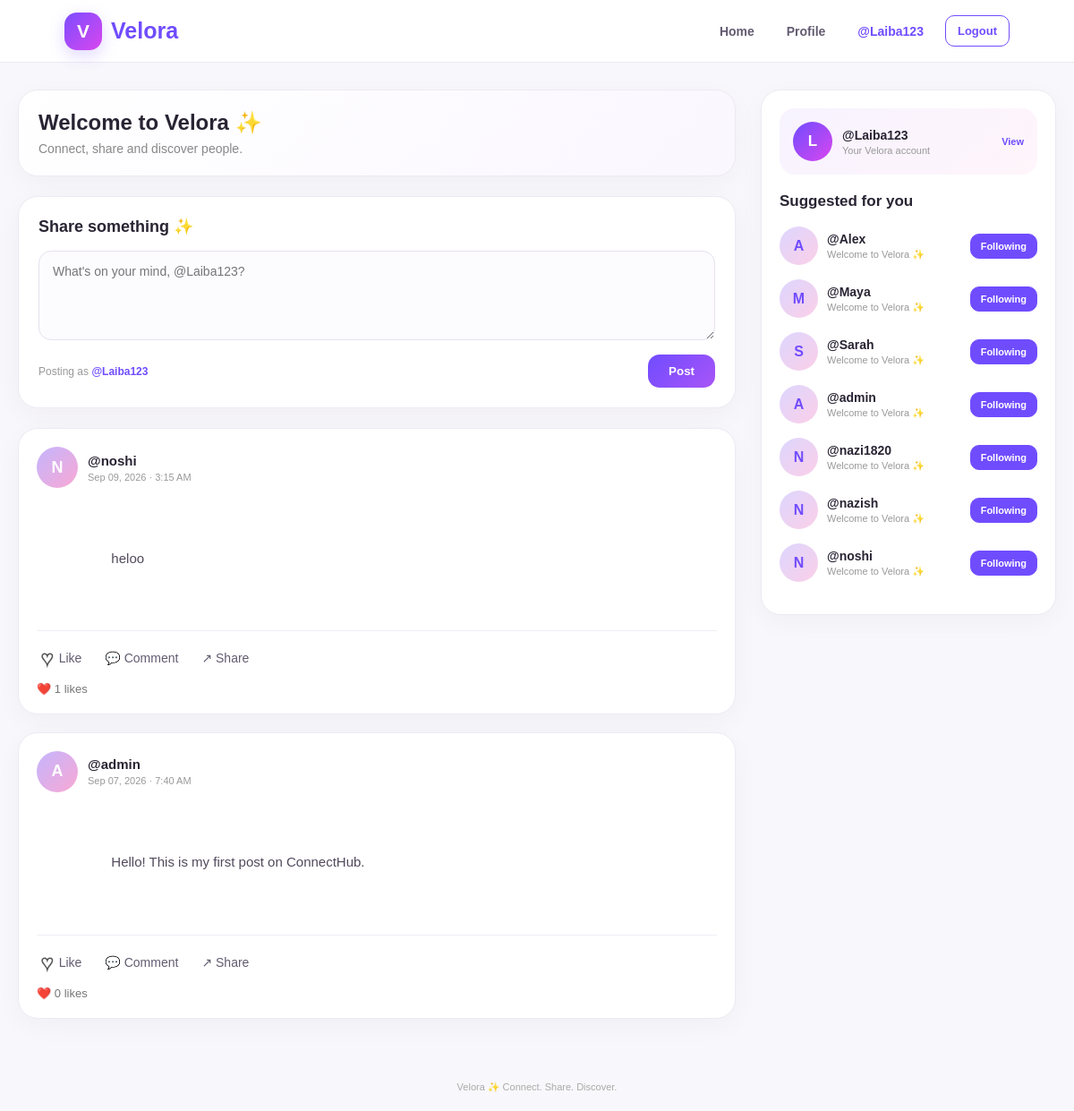
Page / (signed in) on the committed database.
### posts/models.py (models this page shows, shortened)
class Post(models.Model):
    username = models.CharField(max_length=100)
    content = models.TextField()
    created_at = models.DateTimeField(auto_now_add=True)
    likes = models.IntegerField(default=0)

### posts/views.py (the view, shortened to what this page needs)
def home(request):
    posts = Post.objects.all().order_by(
        "-created_at"
    )
    if request.user.is_authenticated:
        current_username = request.user.username
    else:
        current_username = ""
    for post in posts:
        if current_username:
            post.is_liked = Like.objects.filter(
                post=post,
                username=current_username
            ).exists()
        else:
            post.is_liked = False
    users = User.objects.all().order_by(
        "username"
    )
    suggested_users = []
    for user in users:
        if request.user.is_authenticated:
            if user.id == request.user.id:
                continue
        if user.username == "Guest":
            continue
        profile_obj, created = Profile.objects.get_or_create(
            user=user
        )
        is_followed = False
        if request.user.is_authenticated:
            is_followed = Follow.objects.filter(
                follower=request.user,
                following=user
            ).exists()
        suggested_users.append({
            "name": user.username,
            "bio":
                profile_obj.bio
                if profile_obj.bio
                else "Welcome to Velora ✨",
            "is_followed": is_followed
        })
    return render(
        request,
        "posts/home.html",
        {
            "posts": posts,
            "suggested_users": suggested_users
        }
    )

### posts/templates/posts/home.html (shortened to what this page needs)
{% load static %}
<!DOCTYPE html>
<html lang="en">
<head>
</head>
<body>
<nav class="navbar">
    <a href="{% url 'home' %}" class="brand">
        <div class="logo">
            V
        </div>
        Velora
    </a>
    <div class="nav-right">
        <a
            href="{% url 'home' %}"
            class="nav-link"
        >
            Home
        </a>
        {% if user.is_authenticated %}
            <a
                href="{% url 'profile' user.username %}"
                class="nav-link"
            >
                Profile
            </a>
            <span class="nav-user">
                @{{ user.username }}
            </span>
            <a
                href="{% url 'logout' %}"
                class="logout-btn"
            >
                Logout
            </a>
        {% endif %}
    </div>
</nav>
<div class="page">
    <main>
        <div class="welcome">
            <h1>
                Welcome to Velora ✨
            </h1>
            <p>
                Connect, share and discover people.
            </p>
        </div>
        <div class="create-card">
            <div class="create-title">
                Share something ✨
            </div>
            <form
                method="POST"
                class="post-form"
            >
                <textarea
                    name="content"
                    placeholder="What's on your mind, @{{ user.username }}?"
                    required
                ></textarea>
                <div class="post-form-bottom">
                    <div class="posting-as">
                        Posting as
                        <strong>
                            @{{ user.username }}
                        </strong>
                    </div>
                    <button
                        type="submit"
                        class="post-btn"
                    >
                        Post
                    </button>
                </div>
            </form>
        </div>
        {% for post in posts %}
            <article
                class="post-card"
                id="post-{{ post.id }}"
            >
                <div class="post-header">
                    <a
                        href="{% url 'profile' post.username %}"
                        class="avatar-link"
                    >
                        <div class="post-avatar">
                            {{ post.username|first|upper }}
                        </div>
                    </a>
                    <div>
                        <div class="post-user">
                            <a
                                href="{% url 'profile' post.username %}"
                                class="profile-link"
                            >
                                @{{ post.username }}
                            </a>
                        </div>
                        <div class="date">
                            {{ post.created_at|date:"M d, Y · g:i A" }}
                        </div>
                    </div>
                </div>
                <div class="post-content">
                    {{ post.content }}
                </div>
                <div class="actions">
                    <form
                        method="POST"
                        class="action-form"
                    >
                        <button
                            type="submit"
                            class="action-btn"
                        >
                            {% if post.is_liked %}
                                <span class="heart liked">
                                    ♥
                                </span>
                            {% else %}
                                <span class="heart not-liked">
                                    ♥
                                </span>
                            {% endif %}
                            <span>
                                Like
                            </span>
                        </button>
                    </form>
                    <button
                        type="button"
                        class="action-btn"
                        onclick="toggleComments('{{ post.id }}')"
                    >
                        💬 Comment
                    </button>
                    <button
                        type="button"
                        class="action-btn"
                        onclick="sharePost('{{ post.id }}')"
                    >
                        ↗ Share
                    </button>
                </div>
                <div class="likes-count">
                    ❤️ {{ post.likes }} likes
                </div>
            </article>
        {% endfor %}
    </main>
    <aside>
        <div class="sidebar-card">
            <div class="my-profile">
                <div class="my-profile-avatar">
                    {{ user.username|first|upper }}
                </div>
                <div class="my-profile-info">
                    <strong>
                        @{{ user.username }}
                    </strong>
                    <span>
                        Your Velora account
                    </span>
                </div>
                <a
                    href="{% url 'profile' user.username %}"
                    class="view-profile"
                >
                    View
                </a>
            </div>
            <h2 class="sidebar-title">
                Suggested for you
            </h2>
            {% for suggested in suggested_users %}
                <div class="suggestion">
                    <a
                        href="{% url 'profile' suggested.name %}"
                        class="avatar-link"
                    >
                        <div class="suggestion-avatar">
                            {{ suggested.name|first|upper }}
                        </div>
                    </a>
                    <div class="suggestion-info">
                        <a
                            href="{% url 'profile' suggested.name %}"
                            class="suggestion-name"
                        >
                            @{{ suggested.name }}
                        </a>
                        <div class="suggestion-bio">
                            {{ suggested.bio }}
                        </div>
                    </div>
                    <form
                        method="POST"
                        class="follow-form"
                    >
                        {% if suggested.is_followed %}
                            <button
                                type="submit"
                                class="follow-btn following-btn"
                            >
                                Following
                            </button>
                        {% endif %}
                    </form>
                </div>
            {% empty %}
                <div class="empty-users">
                    No other users yet.
                    <br><br>
                    Create another account to see users here.
                </div>
            {% endfor %}
        </div>
    </aside>
</div>
<div class="footer">
    Velora ✨ Connect. Share. Discover.
</div>
</body>
</html>

### rows in the picture
Post: username|first "N", username "noshi", created_at "Sep 09, 2026 · 3:15 AM", content "heloo", likes "1"
Post: username|first "A", username "admin", created_at "Sep 07, 2026 · 7:40 AM", content "Hello! This is my first post on ConnectHub.", likes "0"

### other values in the picture
{{ user.username }} "Laiba123"
{{ user.username|first|upper }} "L"
{{ suggested.name|first|upper }} "A" "M" "S" "A" "N" "N" "N"
{{ suggested.name }} "Alex" "Maya" "Sarah" "admin" "nazi1820" "nazish" "noshi"
{{ suggested.bio }} "Welcome to Velora ✨" "Welcome to Velora ✨" "Welcome to Velora ✨" "Welcome to Velora ✨" "Welcome to Velora ✨" "Welcome to Velora ✨" "Welcome to Velora ✨"
